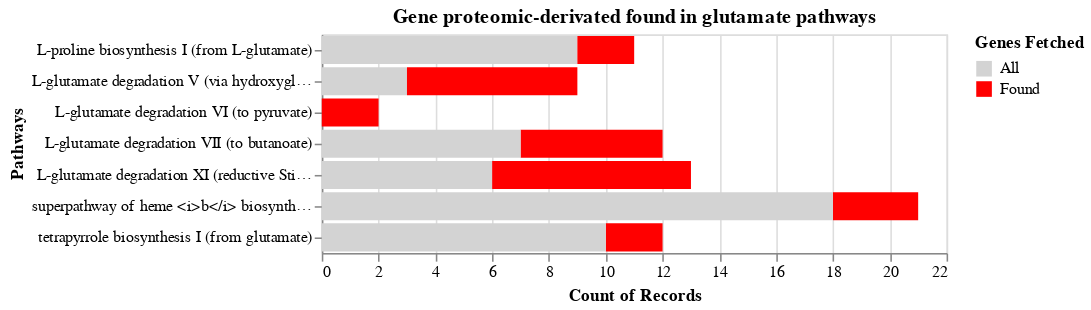

The notebook cell saved with this chart:
### Code cell
# color schemes from: https://vega.github.io/vega/docs/schemes/

import altair as alt
bars = alt.Chart(df_filtered).mark_bar().encode(
    x=alt.X('count(Genes Fetched):Q'),
    #y=alt.Y('Pathway:N', sort=alt.EncodingSortField(field="Genes Found", op="count", order='ascending')),
    y=alt.Y('Pathways:N', sort=alt.EncodingSortField('Genes Count', op='sum')),
    color='Genes Fetched:N'
).configure_range(
    #category={'scheme': 'accent'},
    category=alt.RangeScheme(['lightgrey','red'])
)

bars.properties(
    title='Gene proteomic-derivated found in {0} pathways'.format(word_pathway)
)

### Figure 1 — Vega-Lite specification as saved in the notebook (floating-point values rounded to 4 significant figures)
{"config": {"view": {"continuousWidth": 400, "continuousHeight": 300}, "range": {"category": ["lightgrey", "red"]}}, "data": {"name": "data-60763fa587d9e6eac8ab4a2517f44465"}, "mark": "bar", "encoding": {"color": {"type": "nominal", "field": "Genes Fetched"}, "x": {"type": "quantitative", "aggregate": "count", "field": "Genes Fetched"}, "y": {"type": "nominal", "field": "Pathways", "sort": {"field": "Genes Count", "op": "sum"}}}, "title": "Gene proteomic-derivated found in glutamate pathways", "$schema": "https://vega.github.io/schema/vega-lite/v4.8.1.json", "datasets": {"data-60763fa587d9e6eac8ab4a2517f44465": [{"Unnamed: 0": 0, "Pathways": "L-proline biosynthesis I (from L-glutamate)", "Gene ID": "EG10768", "Gene Accession": "b0242", "Gene name": "proB", "Reaction id": "GLUTKIN-RXN", "Reaction EC": "2.7.2.11", "Enzymatic activity": "glutamate 5-kinase", "Evidence": "EV-EXP", "Organism": "Escherichia coli K-12 substr. MG1655", "Unnamed: 10": null, "Genes Fetched": "All"}, {"Unnamed: 0": 1, "Pathways": "L-proline biosynthesis I (from L-glutamate)", "Gene ID": "G-5881", "Gene Accession": null, "Gene name": "P5CS", "Reaction id": "GLUTKIN-RXN", "Reaction EC": "2.7.2.11", "Enzymatic activity": "glutamate 5-kinase", "Evidence": "EV-EXP", "Organism": "Vigna aconitifolia", "Unnamed: 10": null, "Genes Fetched": "All"}, {"Unnamed: 0": 2, "Pathways": "L-proline biosynthesis I (from L-glutamate)", "Gene ID": "AT2G39800", "Gene Accession": null, "Gene name": "P5CS1", "Reaction id": "GLUTKIN-RXN", "Reaction EC": "2.7.2.11", "Enzymatic activity": "glutamate 5-kinase", "Evidence": "EV-EXP", "Organism": "Arabidopsis thaliana col", "Unnamed: 10": null, "Genes Fetched": "All"}, {"Unnamed: 0": 3, "Pathways": "L-proline biosynthesis I (from L-glutamate)", "Gene ID": "HS00730", "Gene Accession": null, "Gene name": "ALDH18A1", "Reaction id": "GLUTKIN-RXN", "Reaction EC": "2.7.2.11", "Enzymatic activity": "gamma-glutamyl kinase", "Evidence": "EV-EXP", "Organism": "Homo sapiens", "Unnamed: 10": null, "Genes Fetched": "All"}, {"Unnamed: 0": 4, "Pathways": "L-proline biosynthesis I (from L-glutamate)", "Gene ID": "EG10767", "Gene Accession": "b0243", "Gene name": "proA", "Reaction id": "GLUTSEMIALDEHYDROG-RXN", "Reaction EC": "1.2.1.41", "Enzymatic activity": "glutamate-5-semialdehyde dehydrogenase", "Evidence": "EV-EXP", "Organism": "Escherichia coli K-12 substr. MG1655", "Unnamed: 10": null, "Genes Fetched": "Found"}, {"Unnamed: 0": 5, "Pathways": "L-proline biosynthesis I (from L-glutamate)", "Gene ID": "AT2G39800", "Gene Accession": null, "Gene name": "P5CS1", "Reaction id": "GLUTSEMIALDEHYDROG-RXN", "Reaction EC": "1.2.1.41", "Enzymatic activity": "glutamate-5-semialdehyde dehydrogenase", "Evidence": "EV-EXP", "Organism": "Arabidopsis thaliana col", "Unnamed: 10": null, "Genes Fetched": "All"}, {"Unnamed: 0": 6, "Pathways": "L-proline biosynthesis I (from L-glutamate)", "Gene ID": "G-5881", "Gene Accession": null, "Gene name": "P5CS", "Reaction id": "GLUTSEMIALDEHYDROG-RXN", "Reaction EC": "1.2.1.41", "Enzymatic activity": "glutamate-5-semialdehyde dehydrogenase", "Evidence": "EV-EXP", "Organism": "Vigna aconitifolia", "Unnamed: 10": null, "Genes Fetched": "All"}, {"Unnamed: 0": 7, "Pathways": "L-proline biosynthesis I (from L-glutamate)", "Gene ID": "HS00730", "Gene Accession": null, "Gene name": "ALDH18A1", "Reaction id": "GLUTSEMIALDEHYDROG-RXN", "Reaction EC": "1.2.1.41", "Enzymatic activity": "gamma-glutamyl phosphate reductase", "Evidence": "EV-EXP", "Organism": "Homo sapiens", "Unnamed: 10": null, "Genes Fetched": "All"}, {"Unnamed: 0": 8, "Pathways": "L-proline biosynthesis I (from L-glutamate)", "Gene ID": "EG10769", "Gene Accession": "b0386", "Gene name": "proC", "Reaction id": "PYRROLINECARBREDUCT-RXN", "Reaction EC": "1.5.1.2", "Enzymatic activity": "pyrroline-5-carboxylate reductase", "Evidence": "EV-EXP", "Organism": "Escherichia coli K-12 substr. MG1655", "Unnamed: 10": null, "Genes Fetched": "Found"}, {"Unnamed: 0": 9, "Pathways": "L-proline biosynthesis I (from L-glutamate)", "Gene ID": "HS06848", "Gene Accession": null, "Gene name": "PYCR1", "Reaction id": "PYRROLINECARBREDUCT-RXN", "Reaction EC": "1.5.1.2", "Enzymatic activity": "pyrroline-5-carboxylate reductase", "Evidence": "EV-EXP", "Organism": "Homo sapiens", "Unnamed: 10": null, "Genes Fetched": "All"}, {"Unnamed: 0": 10, "Pathways": "L-proline biosynthesis I (from L-glutamate)", "Gene ID": "G-80522", "Gene Accession": null, "Gene name": "PROC1", "Reaction id": "PYRROLINECARBREDUCT-RXN", "Reaction EC": "1.5.1.2", "Enzymatic activity": "pyrroline-5-carboxylate reductase", "Evidence": "EV-EXP", "Organism": "Hordeum vulgare", "Unnamed: 10": null, "Genes Fetched": "All"}, {"Unnamed: 0": 0, "Pathways": "L-glutamate degradation V (via hydroxyglutarate)", "Gene ID": "G-8964", "Gene Accession": null, "Gene name": "gdhA", "Reaction id": "GLUTAMATE-DEHYDROGENASE-RXN", "Reaction EC": "1.4.1.2", "Enzymatic activity": "glutamate dehydrogenase (NAD-dependent)", "Evidence": "EV-EXP", "Organism": "Peptoniphilus asaccharolyticus", "Unnamed: 10": null, "Genes Fetched": "All"}, {"Unnamed: 0": 1, "Pathways": "L-glutamate degradation V (via hydroxyglutarate)", "Gene ID": "G-630", "Gene Accession": null, "Gene name": "gctB", "Reaction id": "RXN-1082", "Reaction EC": "2.8.3.12", "Enzymatic activity": "(R)-2-hydroxyglutarate CoA-transferase", "Evidence": "EV-EXP", "Organism": "Acidaminococcus fermentans", "Unnamed: 10": null, "Genes Fetched": "Found"}, {"Unnamed: 0": 2, "Pathways": "L-glutamate degradation V (via hydroxyglutarate)", "Gene ID": "G-631", "Gene Accession": null, "Gene name": "gctA", "Reaction id": "RXN-1082", "Reaction EC": "2.8.3.12", "Enzymatic activity": "(R)-2-hydroxyglutarate CoA-transferase", "Evidence": "EV-EXP", "Organism": "Acidaminococcus fermentans", "Unnamed: 10": null, "Genes Fetched": "Found"}, {"Unnamed: 0": 3, "Pathways": "L-glutamate degradation V (via hydroxyglutarate)", "Gene ID": "G-633", "Gene Accession": null, "Gene name": "hgdB", "Reaction id": "RXN-1083", "Reaction EC": "4.2.1.167", "Enzymatic activity": "(R)-2-hydroxyglutaryl-CoA dehydratase", "Evidence": "EV-EXP", "Organism": "Acidaminococcus fermentans", "Unnamed: 10": null, "Genes Fetched": "Found"}, {"Unnamed: 0": 4, "Pathways": "L-glutamate degradation V (via hydroxyglutarate)", "Gene ID": "G-632", "Gene Accession": null, "Gene name": "hgdA", "Reaction id": "RXN-1083", "Reaction EC": "4.2.1.167", "Enzymatic activity": "(R)-2-hydroxyglutaryl-CoA dehydratase", "Evidence": "EV-EXP", "Organism": "Acidaminococcus fermentans", "Unnamed: 10": null, "Genes Fetched": "All"}, {"Unnamed: 0": 5, "Pathways": "L-glutamate degradation V (via hydroxyglutarate)", "Gene ID": "G-637", "Gene Accession": null, "Gene name": "gcdD", "Reaction id": "RXN-19739", "Reaction EC": "7.2.4.5", "Enzymatic activity": "glutaconyl-CoA decarboxylase", "Evidence": "EV-EXP", "Organism": "Acidaminococcus fermentans", "Unnamed: 10": null, "Genes Fetched": "All"}, {"Unnamed: 0": 6, "Pathways": "L-glutamate degradation V (via hydroxyglutarate)", "Gene ID": "G-636", "Gene Accession": null, "Gene name": "gcdC", "Reaction id": "RXN-19739", "Reaction EC": "7.2.4.5", "Enzymatic activity": "glutaconyl-CoA decarboxylase", "Evidence": "EV-EXP", "Organism": "Acidaminococcus fermentans", "Unnamed: 10": null, "Genes Fetched": "Found"}, {"Unnamed: 0": 7, "Pathways": "L-glutamate degradation V (via hydroxyglutarate)", "Gene ID": "G-635", "Gene Accession": null, "Gene name": "gcdB", "Reaction id": "RXN-19739", "Reaction EC": "7.2.4.5", "Enzymatic activity": "glutaconyl-CoA decarboxylase", "Evidence": "EV-EXP", "Organism": "Acidaminococcus fermentans", "Unnamed: 10": null, "Genes Fetched": "Found"}, {"Unnamed: 0": 8, "Pathways": "L-glutamate degradation V (via hydroxyglutarate)", "Gene ID": "G-634", "Gene Accession": null, "Gene name": "gcdA", "Reaction id": "RXN-19739", "Reaction EC": "7.2.4.5", "Enzymatic activity": "glutaconyl-CoA decarboxylase", "Evidence": "EV-EXP", "Organism": "Acidaminococcus fermentans", "Unnamed: 10": null, "Genes Fetched": "Found"}, {"Unnamed: 0": 0, "Pathways": "L-glutamate degradation VI (to pyruvate)", "Gene ID": "G-681", "Gene Accession": null, "Gene name": "glmE", "Reaction id": "METHYLASPARTATE-MUTASE-RXN", "Reaction EC": "5.4.99.1", "Enzymatic activity": "glutamate mutase", "Evidence": "EV-EXP", "Organism": "Clostridium cochlearium", "Unnamed: 10": null, "Genes Fetched": "Found"}, {"Unnamed: 0": 1, "Pathways": "L-glutamate degradation VI (to pyruvate)", "Gene ID": "G-682", "Gene Accession": null, "Gene name": "glmS", "Reaction id": "METHYLASPARTATE-MUTASE-RXN", "Reaction EC": "5.4.99.1", "Enzymatic activity": "glutamate mutase", "Evidence": "EV-EXP", "Organism": "Clostridium cochlearium", "Unnamed: 10": null, "Genes Fetched": "Found"}, {"Unnamed: 0": 0, "Pathways": "L-glutamate degradation VII (to butanoate)", "Gene ID": "G-681", "Gene Accession": null, "Gene name": "glmE", "Reaction id": "METHYLASPARTATE-MUTASE-RXN", "Reaction EC": "5.4.99.1", "Enzymatic activity": "glutamate mutase", "Evidence": "EV-EXP", "Organism": "Clostridium cochlearium", "Unnamed: 10": null, "Genes Fetched": "Found"}, {"Unnamed: 0": 1, "Pathways": "L-glutamate degradation VII (to butanoate)", "Gene ID": "G-682", "Gene Accession": null, "Gene name": "glmS", "Reaction id": "METHYLASPARTATE-MUTASE-RXN", "Reaction EC": "5.4.99.1", "Enzymatic activity": "glutamate mutase", "Evidence": "EV-EXP", "Organism": "Clostridium cochlearium", "Unnamed: 10": null, "Genes Fetched": "Found"}, {"Unnamed: 0": 2, "Pathways": "L-glutamate degradation VII (to butanoate)", "Gene ID": "G-9949", "Gene Accession": "CA_C2229", "Gene name": "pfoA", "Reaction id": "PYRUFLAVREDUCT-RXN", "Reaction EC": "1.2.7.1", "Enzymatic activity": "pyruvate synthase", "Evidence": "EV-EXP", "Organism": "Clostridium acetobutylicum", "Unnamed: 10": null, "Genes Fetched": "All"}, {"Unnamed: 0": 3, "Pathways": "L-glutamate degradation VII (to butanoate)", "Gene ID": "G-10255", "Gene Accession": null, "Gene name": "thlA1", "Reaction id": "ACETYL-COA-ACETYLTRANSFER-RXN", "Reaction EC": "2.3.1.9/2.3.1.16", "Enzymatic activity": "acetyl-CoA acetyltransferase", "Evidence": "EV-EXP", "Organism": "Clostridium kluyveri", "Unnamed: 10": null, "Genes Fetched": "All"}, {"Unnamed: 0": 4, "Pathways": "L-glutamate degradation VII (to butanoate)", "Gene ID": "G-14640", "Gene Accession": null, "Gene name": "hbd", "Reaction id": "RXN-11662", "Reaction EC": "1.1.1.35", "Enzymatic activity": "hydroxybutyryl-coA dehydrogenase", "Evidence": "EV-EXP", "Organism": "Clostridium acetobutylicum", "Unnamed: 10": null, "Genes Fetched": "Found"}, {"Unnamed: 0": 5, "Pathways": "L-glutamate degradation VII (to butanoate)", "Gene ID": "G-10256", "Gene Accession": null, "Gene name": "crt1", "Reaction id": "RXN-11667", "Reaction EC": "4.2.1.150", "Enzymatic activity": "crotonase", "Evidence": "EV-EXP", "Organism": "Clostridium kluyveri", "Unnamed: 10": null, "Genes Fetched": "All"}, {"Unnamed: 0": 6, "Pathways": "L-glutamate degradation VII (to butanoate)", "Gene ID": "G-98", "Gene Accession": null, "Gene name": "crt", "Reaction id": "RXN-11667", "Reaction EC": "4.2.1.150", "Enzymatic activity": "3-hydroxybutyryl-CoA dehydratase", "Evidence": "EV-EXP", "Organism": "Clostridium acetobutylicum", "Unnamed: 10": null, "Genes Fetched": "Found"}, {"Unnamed: 0": 7, "Pathways": "L-glutamate degradation VII (to butanoate)", "Gene ID": "G-10257", "Gene Accession": null, "Gene name": "bcd", "Reaction id": "RXN-16834", "Reaction EC": "1.3.1.109", "Enzymatic activity": "butanoyl-CoA dehydrogenase (NAD+, ferredoxin)", "Evidence": "EV-EXP", "Organism": "Clostridium kluyveri", "Unnamed: 10": null, "Genes Fetched": "Found"}, {"Unnamed: 0": 8, "Pathways": "L-glutamate degradation VII (to butanoate)", "Gene ID": "G-80865", "Gene Accession": null, "Gene name": "etfB1", "Reaction id": "RXN-16834", "Reaction EC": "1.3.1.109", "Enzymatic activity": "butanoyl-CoA dehydrogenase (NAD+, ferredoxin)", "Evidence": "EV-EXP", "Organism": "Clostridium kluyveri", "Unnamed: 10": null, "Genes Fetched": "All"}, {"Unnamed: 0": 9, "Pathways": "L-glutamate degradation VII (to butanoate)", "Gene ID": "G-80864", "Gene Accession": null, "Gene name": "etfA1", "Reaction id": "RXN-16834", "Reaction EC": "1.3.1.109", "Enzymatic activity": "butanoyl-CoA dehydrogenase (NAD+, ferredoxin)", "Evidence": "EV-EXP", "Organism": "Clostridium kluyveri", "Unnamed: 10": null, "Genes Fetched": "All"}, {"Unnamed: 0": 10, "Pathways": "L-glutamate degradation VII (to butanoate)", "Gene ID": "G-99", "Gene Accession": null, "Gene name": "ptb", "Reaction id": "PHOSPHATE-BUTYRYLTRANSFERASE-RXN", "Reaction EC": "2.3.1.19", "Enzymatic activity": "phosphotransbutyrylase", "Evidence": "EV-EXP", "Organism": "Clostridium acetobutylicum", "Unnamed: 10": null, "Genes Fetched": "All"}, {"Unnamed: 0": 11, "Pathways": "L-glutamate degradation VII (to butanoate)", "Gene ID": "G-100", "Gene Accession": "CA_C3075", "Gene name": "buk1", "Reaction id": "BUTYRATE-KINASE-RXN", "Reaction EC": "2.7.2.7/2.7.2.14", "Enzymatic activity": "butyrate kinase", "Evidence": "EV-EXP", "Organism": "Clostridium acetobutylicum", "Unnamed: 10": null, "Genes Fetched": "All"}, {"Unnamed: 0": 0, "Pathways": "L-glutamate degradation XI (reductive Stickland reaction)", "Gene ID": "G-8964", "Gene Accession": null, "Gene name": "gdhA", "Reaction id": "GLUTAMATE-DEHYDROGENASE-RXN", "Reaction EC": "1.4.1.2", "Enzymatic activity": "glutamate dehydrogenase (NAD-dependent)", "Evidence": "EV-EXP", "Organism": "Peptoniphilus asaccharolyticus", "Unnamed: 10": null, "Genes Fetched": "All"}, {"Unnamed: 0": 1, "Pathways": "L-glutamate degradation XI (reductive Stickland reaction)", "Gene ID": "G-630", "Gene Accession": null, "Gene name": "gctB", "Reaction id": "RXN-1082", "Reaction EC": "2.8.3.12", "Enzymatic activity": "(R)-2-hydroxyglutarate CoA-transferase", "Evidence": "EV-EXP", "Organism": "Acidaminococcus fermentans", "Unnamed: 10": null, "Genes Fetched": "Found"}, {"Unnamed: 0": 2, "Pathways": "L-glutamate degradation XI (reductive Stickland reaction)", "Gene ID": "G-631", "Gene Accession": null, "Gene name": "gctA", "Reaction id": "RXN-1082", "Reaction EC": "2.8.3.12", "Enzymatic activity": "(R)-2-hydroxyglutarate CoA-transferase", "Evidence": "EV-EXP", "Organism": "Acidaminococcus fermentans", "Unnamed: 10": null, "Genes Fetched": "Found"}, {"Unnamed: 0": 3, "Pathways": "L-glutamate degradation XI (reductive Stickland reaction)", "Gene ID": "G-633", "Gene Accession": null, "Gene name": "hgdB", "Reaction id": "RXN-1083", "Reaction EC": "4.2.1.167", "Enzymatic activity": "(R)-2-hydroxyglutaryl-CoA dehydratase", "Evidence": "EV-EXP", "Organism": "Acidaminococcus fermentans", "Unnamed: 10": null, "Genes Fetched": "Found"}, {"Unnamed: 0": 4, "Pathways": "L-glutamate degradation XI (reductive Stickland reaction)", "Gene ID": "G-632", "Gene Accession": null, "Gene name": "hgdA", "Reaction id": "RXN-1083", "Reaction EC": "4.2.1.167", "Enzymatic activity": "(R)-2-hydroxyglutaryl-CoA dehydratase", "Evidence": "EV-EXP", "Organism": "Acidaminococcus fermentans", "Unnamed: 10": null, "Genes Fetched": "All"}, {"Unnamed: 0": 5, "Pathways": "L-glutamate degradation XI (reductive Stickland reaction)", "Gene ID": "G-637", "Gene Accession": null, "Gene name": "gcdD", "Reaction id": "RXN-19739", "Reaction EC": "7.2.4.5", "Enzymatic activity": "glutaconyl-CoA decarboxylase", "Evidence": "EV-EXP", "Organism": "Acidaminococcus fermentans", "Unnamed: 10": null, "Genes Fetched": "All"}, {"Unnamed: 0": 6, "Pathways": "L-glutamate degradation XI (reductive Stickland reaction)", "Gene ID": "G-636", "Gene Accession": null, "Gene name": "gcdC", "Reaction id": "RXN-19739", "Reaction EC": "7.2.4.5", "Enzymatic activity": "glutaconyl-CoA decarboxylase", "Evidence": "EV-EXP", "Organism": "Acidaminococcus fermentans", "Unnamed: 10": null, "Genes Fetched": "Found"}, {"Unnamed: 0": 7, "Pathways": "L-glutamate degradation XI (reductive Stickland reaction)", "Gene ID": "G-635", "Gene Accession": null, "Gene name": "gcdB", "Reaction id": "RXN-19739", "Reaction EC": "7.2.4.5", "Enzymatic activity": "glutaconyl-CoA decarboxylase", "Evidence": "EV-EXP", "Organism": "Acidaminococcus fermentans", "Unnamed: 10": null, "Genes Fetched": "Found"}, {"Unnamed: 0": 8, "Pathways": "L-glutamate degradation XI (reductive Stickland reaction)", "Gene ID": "G-634", "Gene Accession": null, "Gene name": "gcdA", "Reaction id": "RXN-19739", "Reaction EC": "7.2.4.5", "Enzymatic activity": "glutaconyl-CoA decarboxylase", "Evidence": "EV-EXP", "Organism": "Acidaminococcus fermentans", "Unnamed: 10": null, "Genes Fetched": "Found"}, {"Unnamed: 0": 9, "Pathways": "L-glutamate degradation XI (reductive Stickland reaction)", "Gene ID": "G-10257", "Gene Accession": null, "Gene name": "bcd", "Reaction id": "RXN-16834", "Reaction EC": "1.3.1.109", "Enzymatic activity": "butanoyl-CoA dehydrogenase (NAD+, ferredoxin)", "Evidence": "EV-EXP", "Organism": "Clostridium kluyveri", "Unnamed: 10": null, "Genes Fetched": "Found"}, {"Unnamed: 0": 10, "Pathways": "L-glutamate degradation XI (reductive Stickland reaction)", "Gene ID": "G-80865", "Gene Accession": null, "Gene name": "etfB1", "Reaction id": "RXN-16834", "Reaction EC": "1.3.1.109", "Enzymatic activity": "butanoyl-CoA dehydrogenase (NAD+, ferredoxin)", "Evidence": "EV-EXP", "Organism": "Clostridium kluyveri", "Unnamed: 10": null, "Genes Fetched": "All"}, {"Unnamed: 0": 11, "Pathways": "L-glutamate degradation XI (reductive Stickland reaction)", "Gene ID": "G-80864", "Gene Accession": null, "Gene name": "etfA1", "Reaction id": "RXN-16834", "Reaction EC": "1.3.1.109", "Enzymatic activity": "butanoyl-CoA dehydrogenase (NAD+, ferredoxin)", "Evidence": "EV-EXP", "Organism": "Clostridium kluyveri", "Unnamed: 10": null, "Genes Fetched": "All"}, {"Unnamed: 0": 12, "Pathways": "L-glutamate degradation XI (reductive Stickland reaction)", "Gene ID": "G-10261", "Gene Accession": null, "Gene name": "cat3", "Reaction id": "R11-RXN", "Reaction EC": "2.8.3.1/2.8.3.8", "Enzymatic activity": "butanoyl-CoA:acetate CoA-transferase", "Evidence": "EV-COMP", "Organism": "Clostridium kluyveri", "Unnamed: 10": null, "Genes Fetched": "All"}, {"Unnamed: 0": 0, "Pathways": "superpathway of heme <i>b</i> biosynthesis from glutamate", "Gene ID": "EG10407", "Gene Accession": "b2400", "Gene name": "gltX", "Reaction id": "GLURS-RXN", "Reaction EC": "6.1.1.17", "Enzymatic activity": "glutamate--tRNA ligase", "Evidence": "EV-EXP", "Organism": "Escherichia coli K-12 substr. MG1655", "Unnamed: 10": null, "Genes Fetched": "Found"}, {"Unnamed: 0": 1, "Pathways": "superpathway of heme <i>b</i> biosynthesis from glutamate", "Gene ID": "EG10427", "Gene Accession": "b1210", "Gene name": "hemA", "Reaction id": "GLUTRNAREDUCT-RXN", "Reaction EC": "1.2.1.70", "Enzymatic activity": "glutamyl-tRNA reductase", "Evidence": "EV-EXP", "Organism": "Escherichia coli K-12 substr. MG1655", "Unnamed: 10": null, "Genes Fetched": "Found"}, {"Unnamed: 0": 2, "Pathways": "superpathway of heme <i>b</i> biosynthesis from glutamate", "Gene ID": "AT1G58290", "Gene Accession": null, "Gene name": "HEMA1", "Reaction id": "GLUTRNAREDUCT-RXN", "Reaction EC": "1.2.1.70", "Enzymatic activity": "glutamyl-tRNA reductase", "Evidence": "EV-EXP", "Organism": "Arabidopsis thaliana col", "Unnamed: 10": null, "Genes Fetched": "All"}, {"Unnamed: 0": 3, "Pathways": "superpathway of heme <i>b</i> biosynthesis from glutamate", "Gene ID": "AT1G09940", "Gene Accession": null, "Gene name": "HEMA2", "Reaction id": "GLUTRNAREDUCT-RXN", "Reaction EC": "1.2.1.70", "Enzymatic activity": "glutamyl-tRNA reductase", "Evidence": "EV-EXP", "Organism": "Arabidopsis thaliana col", "Unnamed: 10": null, "Genes Fetched": "All"}, {"Unnamed: 0": 4, "Pathways": "superpathway of heme <i>b</i> biosynthesis from glutamate", "Gene ID": "EG10432", "Gene Accession": "b0154", "Gene name": "hemL", "Reaction id": "GSAAMINOTRANS-RXN", "Reaction EC": "5.4.3.8", "Enzymatic activity": "glutamate-1-semialdehyde 2,1-aminomutase", "Evidence": "EV-EXP", "Organism": "Escherichia coli K-12 substr. MG1655", "Unnamed: 10": null, "Genes Fetched": "All"}, {"Unnamed: 0": 5, "Pathways": "superpathway of heme <i>b</i> biosynthesis from glutamate", "Gene ID": "G-10076", "Gene Accession": null, "Gene name": "hemL", "Reaction id": "GSAAMINOTRANS-RXN", "Reaction EC": "5.4.3.8", "Enzymatic activity": "glutamate-1-semialdehyde 2,1-aminomutase", "Evidence": "EV-EXP", "Organism": "Salmonella enterica enterica serovar Typhimurium", "Unnamed: 10": null, "Genes Fetched": "All"}, {"Unnamed: 0": 6, "Pathways": "superpathway of heme <i>b</i> biosynthesis from glutamate", "Gene ID": "AT5G63570", "Gene Accession": null, "Gene name": "GSA1", "Reaction id": "GSAAMINOTRANS-RXN", "Reaction EC": "5.4.3.8", "Enzymatic activity": "glutamate-1-semialdehyde aminotransferase", "Evidence": "EV-EXP", "Organism": "Arabidopsis thaliana col", "Unnamed: 10": null, "Genes Fetched": "All"}, {"Unnamed: 0": 7, "Pathways": "superpathway of heme <i>b</i> biosynthesis from glutamate", "Gene ID": "EG10428", "Gene Accession": "b0369", "Gene name": "hemB", "Reaction id": "PORPHOBILSYNTH-RXN", "Reaction EC": "4.2.1.24", "Enzymatic activity": "porphobilinogen synthase", "Evidence": "EV-EXP", "Organism": "Escherichia coli K-12 substr. MG1655", "Unnamed: 10": null, "Genes Fetched": "All"}, {"Unnamed: 0": 8, "Pathways": "superpathway of heme <i>b</i> biosynthesis from glutamate", "Gene ID": "EG10429", "Gene Accession": "b3805", "Gene name": "hemC", "Reaction id": "OHMETHYLBILANESYN-RXN", "Reaction EC": "2.5.1.61", "Enzymatic activity": "hydroxymethylbilane synthase", "Evidence": "EV-EXP", "Organism": "Escherichia coli K-12 substr. MG1655", "Unnamed: 10": null, "Genes Fetched": "All"}, {"Unnamed: 0": 9, "Pathways": "superpathway of heme <i>b</i> biosynthesis from glutamate", "Gene ID": "AT5G08280", "Gene Accession": null, "Gene name": "HEMC", "Reaction id": "OHMETHYLBILANESYN-RXN", "Reaction EC": "2.5.1.61", "Enzymatic activity": "porphobilinogen deaminase", "Evidence": "EV-EXP", "Organism": "Arabidopsis thaliana col", "Unnamed: 10": null, "Genes Fetched": "All"}, {"Unnamed: 0": 10, "Pathways": "superpathway of heme <i>b</i> biosynthesis from glutamate", "Gene ID": "EG10430", "Gene Accession": "b3804", "Gene name": "hemD", "Reaction id": "UROGENIIISYN-RXN", "Reaction EC": "4.2.1.75", "Enzymatic activity": "uroporphyrinogen-III synthase", "Evidence": "EV-EXP", "Organism": "Escherichia coli K-12 substr. MG1655", "Unnamed: 10": null, "Genes Fetched": "All"}, {"Unnamed: 0": 11, "Pathways": "superpathway of heme <i>b</i> biosynthesis from glutamate", "Gene ID": "AT2G26540", "Gene Accession": null, "Gene name": "AT2G26540", "Reaction id": "UROGENIIISYN-RXN", "Reaction EC": "4.2.1.75", "Enzymatic activity": "uroporphyrinogen III synthase", "Evidence": "EV-EXP", "Organism": "Arabidopsis thaliana col", "Unnamed: 10": null, "Genes Fetched": "All"}, {"Unnamed: 0": 12, "Pathways": "superpathway of heme <i>b</i> biosynthesis from glutamate", "Gene ID": "EG11543", "Gene Accession": "b3997", "Gene name": "hemE", "Reaction id": "UROGENDECARBOX-RXN", "Reaction EC": "4.1.1.37", "Enzymatic activity": "uroporphyrinogen decarboxylase", "Evidence": "EV-EXP", "Organism": "Escherichia coli K-12 substr. MG1655", "Unnamed: 10": null, "Genes Fetched": "All"}, {"Unnamed: 0": 13, "Pathways": "superpathway of heme <i>b</i> biosynthesis from glutamate", "Gene ID": "G-9152", "Gene Accession": null, "Gene name": "UROD", "Reaction id": "UROGENDECARBOX-RXN", "Reaction EC": "4.1.1.37", "Enzymatic activity": "uroporphyrinogen decarboxylase", "Evidence": "EV-EXP", "Organism": "Nicotiana tabacum", "Unnamed: 10": null, "Genes Fetched": "All"}, {"Unnamed: 0": 14, "Pathways": "superpathway of heme <i>b</i> biosynthesis from glutamate", "Gene ID": "EG12189", "Gene Accession": "b2436", "Gene name": "hemF", "Reaction id": "RXN0-1461", "Reaction EC": "1.3.3.3", "Enzymatic activity": "coproporphyrinogen III oxidase", "Evidence": "EV-EXP", "Organism": "Escherichia coli K-12 substr. MG1655", "Unnamed: 10": null, "Genes Fetched": "All"}, {"Unnamed: 0": 15, "Pathways": "superpathway of heme <i>b</i> biosynthesis from glutamate", "Gene ID": "AT1G03475", "Gene Accession": null, "Gene name": "HEMF1", "Reaction id": "RXN0-1461", "Reaction EC": "1.3.3.3", "Enzymatic activity": "coproporphyrinogen III oxidase", "Evidence": "EV-EXP", "Organism": "Arabidopsis thaliana col", "Unnamed: 10": null, "Genes Fetched": "All"}, {"Unnamed: 0": 16, "Pathways": "superpathway of heme <i>b</i> biosynthesis from glutamate", "Gene ID": "G-9139", "Gene Accession": null, "Gene name": "PPXII", "Reaction id": "PROTOPORGENOXI-RXN", "Reaction EC": "1.3.3.4", "Enzymatic activity": "protoporphyrinogen IX oxidase", "Evidence": "EV-EXP", "Organism": "Nicotiana tabacum", "Unnamed: 10": null, "Genes Fetched": "All"}, {"Unnamed: 0": 17, "Pathways": "superpathway of heme <i>b</i> biosynthesis from glutamate", "Gene ID": "AT4G01690", "Gene Accession": null, "Gene name": "PPOX", "Reaction id": "PROTOPORGENOXI-RXN", "Reaction EC": "1.3.3.4", "Enzymatic activity": "protoporphyrinogen oxidase", "Evidence": "EV-EXP", "Organism": "Arabidopsis thaliana col", "Unnamed: 10": null, "Genes Fetched": "All"}, {"Unnamed: 0": 18, "Pathways": "superpathway of heme <i>b</i> biosynthesis from glutamate", "Gene ID": "EG10431", "Gene Accession": "b0475", "Gene name": "hemH", "Reaction id": "PROTOHEMEFERROCHELAT-RXN", "Reaction EC": "4.98.1.1", "Enzymatic activity": "ferrochelatase", "Evidence": "EV-EXP", "Organism": "Escherichia coli K-12 substr. MG1655", "Unnamed: 10": null, "Genes Fetched": "Found"}, {"Unnamed: 0": 19, "Pathways": "superpathway of heme <i>b</i> biosynthesis from glutamate", "Gene ID": "EG11735", "Gene Accession": "b1019", "Gene name": "efeB", "Reaction id": "PROTOHEMEFERROCHELAT-RXN", "Reaction EC": "4.98.1.1", "Enzymatic activity": "deferrochelatase", "Evidence": "EV-EXP", "Organism": "Escherichia coli K-12 substr. MG1655", "Unnamed: 10": null, "Genes Fetched": "All"}, {"Unnamed: 0": 20, "Pathways": "superpathway of heme <i>b</i> biosynthesis from glutamate", "Gene ID": "G7266", "Gene Accession": "b2431", "Gene name": "yfeX", "Reaction id": "PROTOHEMEFERROCHELAT-RXN", "Reaction EC": "4.98.1.1", "Enzymatic activity": "deferrochelatase", "Evidence": "EV-EXP", "Organism": "Escherichia coli K-12 substr. MG1655", "Unnamed: 10": null, "Genes Fetched": "All"}, {"Unnamed: 0": 0, "Pathways": "tetrapyrrole biosynthesis I (from glutamate)", "Gene ID": "EG10407", "Gene Accession": "b2400", "Gene name": "gltX", "Reaction id": "GLURS-RXN", "Reaction EC": "6.1.1.17", "Enzymatic activity": "glutamate--tRNA ligase", "Evidence": "EV-EXP", "Organism": "Escherichia coli K-12 substr. MG1655", "Unnamed: 10": null, "Genes Fetched": "Found"}, {"Unnamed: 0": 1, "Pathways": "tetrapyrrole biosynthesis I (from glutamate)", "Gene ID": "EG10427", "Gene Accession": "b1210", "Gene name": "hemA", "Reaction id": "GLUTRNAREDUCT-RXN", "Reaction EC": "1.2.1.70", "Enzymatic activity": "glutamyl-tRNA reductase", "Evidence": "EV-EXP", "Organism": "Escherichia coli K-12 substr. MG1655", "Unnamed: 10": null, "Genes Fetched": "Found"}, {"Unnamed: 0": 2, "Pathways": "tetrapyrrole biosynthesis I (from glutamate)", "Gene ID": "AT1G58290", "Gene Accession": null, "Gene name": "HEMA1", "Reaction id": "GLUTRNAREDUCT-RXN", "Reaction EC": "1.2.1.70", "Enzymatic activity": "glutamyl-tRNA reductase", "Evidence": "EV-EXP", "Organism": "Arabidopsis thaliana col", "Unnamed: 10": null, "Genes Fetched": "All"}, {"Unnamed: 0": 3, "Pathways": "tetrapyrrole biosynthesis I (from glutamate)", "Gene ID": "AT1G09940", "Gene Accession": null, "Gene name": "HEMA2", "Reaction id": "GLUTRNAREDUCT-RXN", "Reaction EC": "1.2.1.70", "Enzymatic activity": "glutamyl-tRNA reductase", "Evidence": "EV-EXP", "Organism": "Arabidopsis thaliana col", "Unnamed: 10": null, "Genes Fetched": "All"}, {"Unnamed: 0": 4, "Pathways": "tetrapyrrole biosynthesis I (from glutamate)", "Gene ID": "EG10432", "Gene Accession": "b0154", "Gene name": "hemL", "Reaction id": "GSAAMINOTRANS-RXN", "Reaction EC": "5.4.3.8", "Enzymatic activity": "glutamate-1-semialdehyde 2,1-aminomutase", "Evidence": "EV-EXP", "Organism": "Escherichia coli K-12 substr. MG1655", "Unnamed: 10": null, "Genes Fetched": "All"}, {"Unnamed: 0": 5, "Pathways": "tetrapyrrole biosynthesis I (from glutamate)", "Gene ID": "G-10076", "Gene Accession": null, "Gene name": "hemL", "Reaction id": "GSAAMINOTRANS-RXN", "Reaction EC": "5.4.3.8", "Enzymatic activity": "glutamate-1-semialdehyde 2,1-aminomutase", "Evidence": "EV-EXP", "Organism": "Salmonella enterica enterica serovar Typhimurium", "Unnamed: 10": null, "Genes Fetched": "All"}, {"Unnamed: 0": 6, "Pathways": "tetrapyrrole biosynthesis I (from glutamate)", "Gene ID": "AT5G63570", "Gene Accession": null, "Gene name": "GSA1", "Reaction id": "GSAAMINOTRANS-RXN", "Reaction EC": "5.4.3.8", "Enzymatic activity": "glutamate-1-semialdehyde aminotransferase", "Evidence": "EV-EXP", "Organism": "Arabidopsis thaliana col", "Unnamed: 10": null, "Genes Fetched": "All"}, {"Unnamed: 0": 7, "Pathways": "tetrapyrrole biosynthesis I (from glutamate)", "Gene ID": "EG10428", "Gene Accession": "b0369", "Gene name": "hemB", "Reaction id": "PORPHOBILSYNTH-RXN", "Reaction EC": "4.2.1.24", "Enzymatic activity": "porphobilinogen synthase", "Evidence": "EV-EXP", "Organism": "Escherichia coli K-12 substr. MG1655", "Unnamed: 10": null, "Genes Fetched": "All"}, {"Unnamed: 0": 8, "Pathways": "tetrapyrrole biosynthesis I (from glutamate)", "Gene ID": "EG10429", "Gene Accession": "b3805", "Gene name": "hemC", "Reaction id": "OHMETHYLBILANESYN-RXN", "Reaction EC": "2.5.1.61", "Enzymatic activity": "hydroxymethylbilane synthase", "Evidence": "EV-EXP", "Organism": "Escherichia coli K-12 substr. MG1655", "Unnamed: 10": null, "Genes Fetched": "All"}, {"Unnamed: 0": 9, "Pathways": "tetrapyrrole biosynthesis I (from glutamate)", "Gene ID": "AT5G08280", "Gene Accession": null, "Gene name": "HEMC", "Reaction id": "OHMETHYLBILANESYN-RXN", "Reaction EC": "2.5.1.61", "Enzymatic activity": "porphobilinogen deaminase", "Evidence": "EV-EXP", "Organism": "Arabidopsis thaliana col", "Unnamed: 10": null, "Genes Fetched": "All"}, {"Unnamed: 0": 10, "Pathways": "tetrapyrrole biosynthesis I (from glutamate)", "Gene ID": "EG10430", "Gene Accession": "b3804", "Gene name": "hemD", "Reaction id": "UROGENIIISYN-RXN", "Reaction EC": "4.2.1.75", "Enzymatic activity": "uroporphyrinogen-III synthase", "Evidence": "EV-EXP", "Organism": "Escherichia coli K-12 substr. MG1655", "Unnamed: 10": null, "Genes Fetched": "All"}, {"Unnamed: 0": 11, "Pathways": "tetrapyrrole biosynthesis I (from glutamate)", "Gene ID": "AT2G26540", "Gene Accession": null, "Gene name": "AT2G26540", "Reaction id": "UROGENIIISYN-RXN", "Reaction EC": "4.2.1.75", "Enzymatic activity": "uroporphyrinogen III synthase", "Evidence": "EV-EXP", "Organism": "Arabidopsis thaliana col", "Unnamed: 10": null, "Genes Fetched": "All"}]}}
